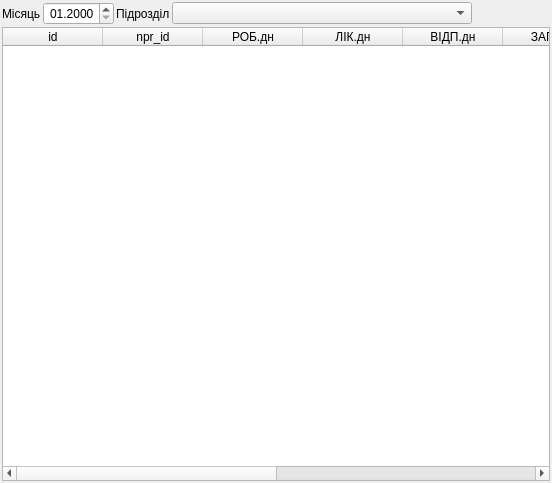
<?xml version="1.0" encoding="UTF-8"?>
<ui version="4.0">
 <class>UFormSalaryTabelSumWidget</class>
 <widget class="QWidget" name="UFormSalaryTabelSumWidget">
  <property name="geometry">
   <rect>
    <x>0</x>
    <y>0</y>
    <width>552</width>
    <height>483</height>
   </rect>
  </property>
  <property name="windowTitle">
   <string>Підсумковий табель</string>
  </property>
  <layout class="QVBoxLayout" name="verticalLayout">
   <property name="spacing">
    <number>2</number>
   </property>
   <property name="margin">
    <number>2</number>
   </property>
   <item>
    <layout class="QHBoxLayout" name="horizontalLayout_10">
     <property name="spacing">
      <number>2</number>
     </property>
     <item>
      <widget class="QLabel" name="label_tabelMonthFilter">
       <property name="text">
        <string>Місяць</string>
       </property>
      </widget>
     </item>
     <item>
      <widget class="QDateEdit" name="dateEdit_tabelMonthFilter">
       <property name="alignment">
        <set>Qt::AlignRight|Qt::AlignTrailing|Qt::AlignVCenter</set>
       </property>
       <property name="displayFormat">
        <string>MM.yyyy</string>
       </property>
      </widget>
     </item>
     <item>
      <widget class="QLabel" name="label_pidrozdil">
       <property name="text">
        <string>Підрозділ</string>
       </property>
      </widget>
     </item>
     <item>
      <widget class="QComboBox" name="comboBox_pidrozdil">
       <property name="minimumSize">
        <size>
         <width>300</width>
         <height>0</height>
        </size>
       </property>
      </widget>
     </item>
     <item>
      <spacer name="horizontalSpacer_3">
       <property name="orientation">
        <enum>Qt::Horizontal</enum>
       </property>
       <property name="sizeHint" stdset="0">
        <size>
         <width>40</width>
         <height>20</height>
        </size>
       </property>
      </spacer>
     </item>
    </layout>
   </item>
   <item>
    <widget class="QTableWidget" name="tableWidget_tabel_sum">
     <property name="alternatingRowColors">
      <bool>true</bool>
     </property>
     <property name="selectionMode">
      <enum>QAbstractItemView::SingleSelection</enum>
     </property>
     <property name="selectionBehavior">
      <enum>QAbstractItemView::SelectRows</enum>
     </property>
     <column>
      <property name="text">
       <string>id</string>
      </property>
     </column>
     <column>
      <property name="text">
       <string>npr_id</string>
      </property>
     </column>
     <column>
      <property name="text">
       <string>РОБ.дн</string>
      </property>
     </column>
     <column>
      <property name="text">
       <string>ЛІК.дн</string>
      </property>
     </column>
     <column>
      <property name="text">
       <string>ВІДП.дн</string>
      </property>
     </column>
     <column>
      <property name="text">
       <string>ЗАГ.год.</string>
      </property>
     </column>
     <column>
      <property name="text">
       <string>НІЧ.год.</string>
      </property>
     </column>
     <column>
      <property name="text">
       <string>СВ.год.</string>
      </property>
     </column>
     <column>
      <property name="text">
       <string>Прийн.</string>
      </property>
     </column>
     <column>
      <property name="text">
       <string>Звільн.</string>
      </property>
     </column>
    </widget>
   </item>
  </layout>
 </widget>
 <resources/>
 <connections/>
</ui>
